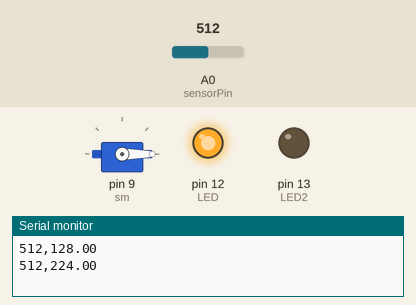
The sketch below on a simulated Arduino Uno, built with avr-gcc and run on an emulated ATmega328P. On the bench: servo, output pins drawn as LEDs (lit = HIGH), the last lines printed to the serial monitor. The inputs (shaded band) are chosen by the test bench; at power-on: A0 (sensorPin) = 512.

Above: at 1.8 s.
1.9 s: A0 (sensorPin) set to 3
3.4 s: A0 (sensorPin) set to 0
At 4.5 s:
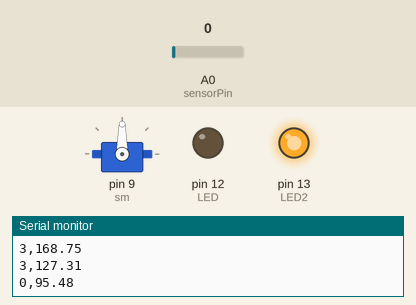
5.5 s: A0 (sensorPin) set to 122
At 7.3 s:
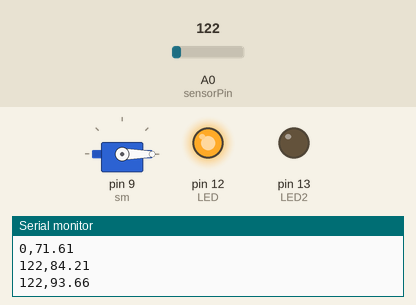
Timing chart, 0 to 8.8 s (numbered marks = the images above; inputs shaded):
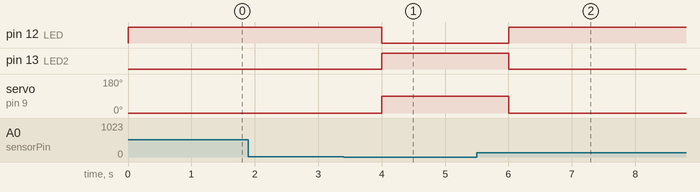

The sketch:

test.ino
```cpp
#include <Servo.h>

int LED = 12;
int LED2 = 13;
int sensorPin = A0;
double alpha = 0.75;
int period = 50;
double change = 0.0;
double minval = 0.0;
Servo sm;


void setup ()
{
  sm.attach(9);
  Serial.begin(9600);
  pinMode(LED, OUTPUT);
  pinMode(LED2, OUTPUT);
}
void loop ()
{
    static double oldValue = 0;
    static double oldChange = 0;

    int rawValue = analogRead(sensorPin);
    double value = alpha * oldValue + (1 - alpha) * rawValue;

    Serial.print(rawValue);
    Serial.print(",");
    Serial.println(value);
    oldValue = value;


    if(rawValue >1){
      sm.write(0);
      digitalWrite(LED, HIGH);
      digitalWrite(LED2, LOW);
    }
    else{
      sm.write(90);
      digitalWrite(LED, LOW);
      digitalWrite(LED2, HIGH);
    }
    delay(1000);


}
```

Measured:
- the behaviour switches between 2 and 1 on A0 (sensorPin) (found by bisection; images 0 and 1)
- after the input at 3.4 s, pin 12 (LED): HIGH → LOW after 0.60 s; pin 13 (LED2): LOW → HIGH after 0.60 s; servo on pin 9 (sm): 0° → 90° after 0.60 s
- after the input at 5.5 s, pin 12 (LED): LOW → HIGH after 0.51 s; pin 13 (LED2): HIGH → LOW after 0.51 s; servo on pin 9 (sm): 90° → 0° after 0.51 s
